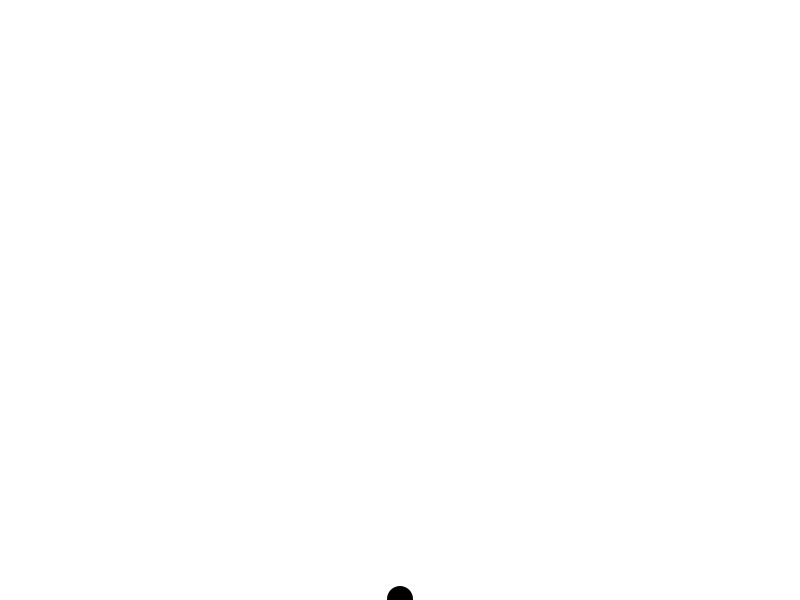
Frame 1 (no input)
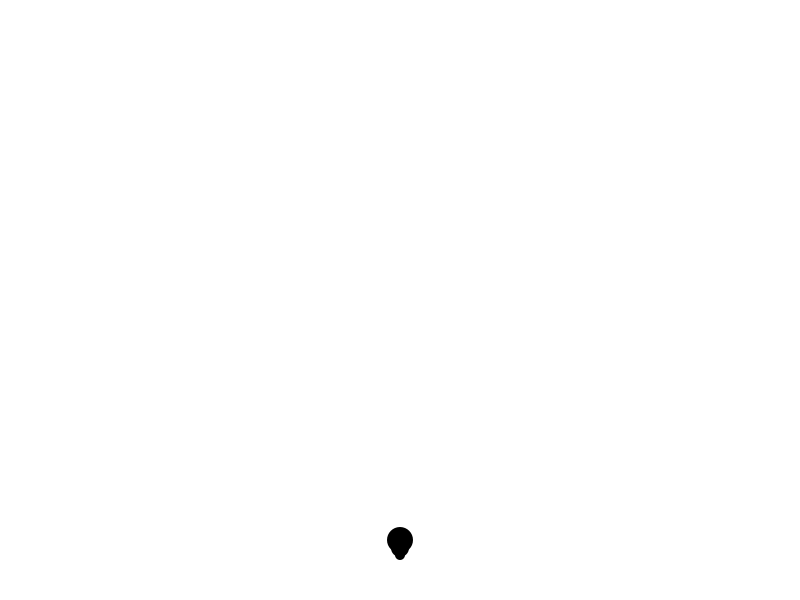
Frame 60 (the mouse pressed at the canvas centre just before this capture)
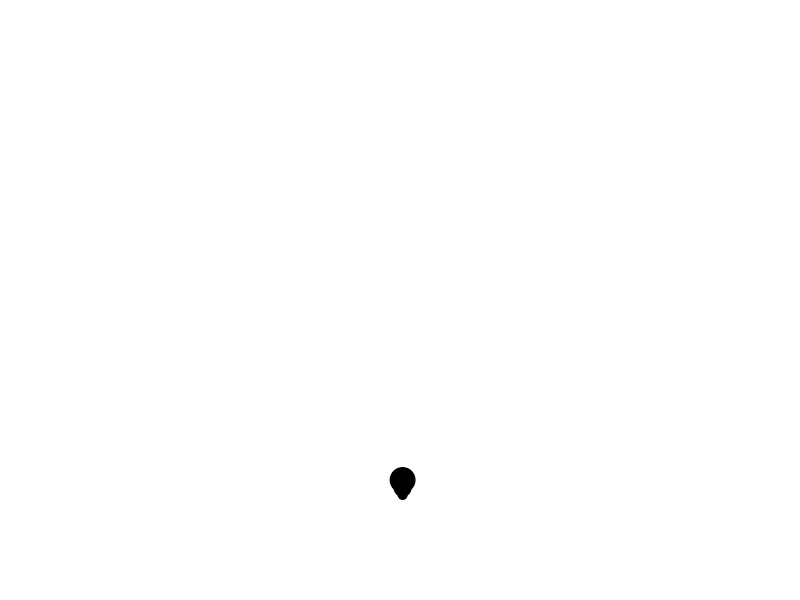
Frame 120 (the mouse held since frame 60 and released just before this capture)

The Processing sketch that drew these frames (run headless with seeded random() and noise(); from frame 60 on, the mouse is pressed at the canvas centre):

// Processing sketch: sketch_011_floating_balloon
// ── sketch_011_floating_balloon.pde

Mover mover;
void setup() {
  size(800, 600);
  background(255);
  ellipseMode(CENTER);
  noStroke();
  fill(0);
  smooth();
  
  PVector floatForce = new PVector(0, -1);
  mover = new Mover(width/2, height);
  mover.applyForce(floatForce);
}

float seed = 0.01;
void draw() {
  background(255);
  
  if(mousePressed) {
    seed+=0.01;
    PVector wind = new PVector(map(noise(seed), 0, 1, -0.05, 0.05), 0);
    mover.applyForce(wind);
  }
  mover.move();
}

// ── Mover.pde
class Mover {
  
  PVector location;
  PVector velocity;
  PVector acceleration;
  int topspeed = 10;
  
  Mover() {
    location = new PVector(random(width), random(height));
    acceleration = new PVector(0, 0);
    velocity = new PVector(0, 0);
    velocity.limit(topspeed);
  }
  
  Mover(float w, float h) {
    location = new PVector(w, h);
    acceleration = new PVector(0, 0);
    velocity = new PVector(0, 0);
    velocity.limit(topspeed);
  }
  
  void move() {
    
    velocity.add(acceleration);
    location.add(velocity);
    checkEdges();
    acceleration.mult(0);
    display();
  }
  
  void applyForce(PVector force) {
    acceleration.add(force);
  }
  
  void display() {
    ellipse(location.x, location.y, 26, 26);
    ellipse(location.x, location.y+8, 18, 18);
    ellipse(location.x, location.y+15, 10, 10);
  }
  
  void checkEdges() {
    if (location.x > width) {
      location.x = 0;
    } else if (location.x < 0) {
      location.x = width;
    }
    if (location.y > height) {
      location.y = height;
      velocity.y *= -1;
    } else if (location.y < 0) {
      location.y = 0;
      velocity.y *= -1;
    }
  }
}
